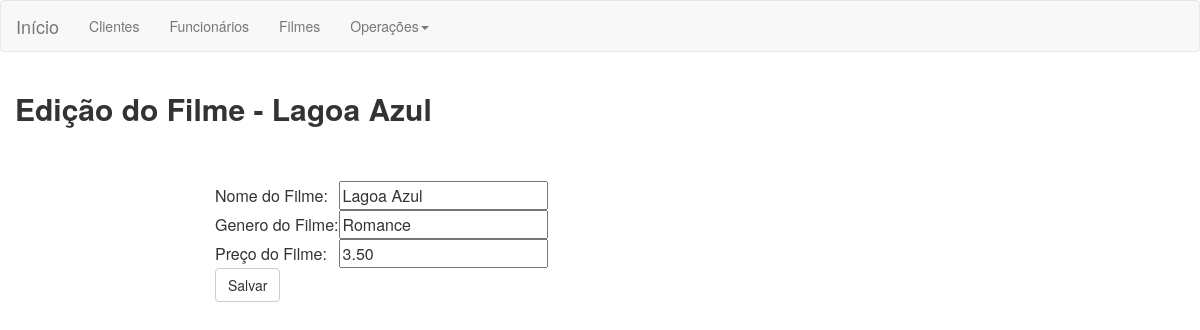
Page /views/edicao.filme.php?codFilme=1 on the committed database.
### tables this page shows
CREATE TABLE `filmes` (
  `cod_filme` int(11) NOT NULL,
  `nome` varchar(50) NOT NULL,
  `genero` varchar(50) NOT NULL,
  `status` int(10) NOT NULL,
  `preco` decimal(10,2) NOT NULL
);

### controllers/filme.controller.php (called while the page is built, shortened)
<?php
        if(isset($_GET['codFilme'])){
            $con = new ConexaoBD;
            $conexao = $con->ConnectBD();
            $cod = $_GET['codFilme'];
            try{
                $res = $conexao->query("SELECT * from filmes where cod_filme = $cod");
                $filme = $res->fetchAll()[0];
            } catch (PDOException $e) {
                echo "False";
            } finally{
                $conexao = null;
            }
        }
?>

### views/edicao.filme.php (the view, shortened to what this page needs)
<?php require_once('../controllers/filme.controller.php'); ?>
<html>
<head>
    <link rel="stylesheet" href="../resources/bootstrap/css/bootstrap.min.css" />
</head>
<body>
    <div>
        <?php require_once('menu.php'); ?>
    </div>
    <div class="container-fluid">
        <div class="row">
         <div class="col-sm-6"><h2><label> Edição do Filme - <?php echo $filme['nome']?></label></h2></div>
         <div class="col-sm-4"></div>
         <div class="col-sm-4"></div>
     </div>
     <div class="row">
        <div class="col-sm-2"></div>
        <div class="col-sm-8">
        </div>
        <div class="col-sm-2"></div>
    </div>
    <br>
    <div class="row">
        <div class="col-sm-2"></div>
        <div class="col-sm-8">
            <table class="table table-bordered table-condensed">
                <tbody>
                  <table>
                     <form action="filme.controller.php" method="POST">
                        <tr>
                            <td>Nome do Filme:</td>
                            <td><input value="<?php echo $filme['nome'] ?>" type="text" id="txtNome"></td>
                        </tr>
                        <tr>
                            <td>Genero do Filme:</td>
                            <td><input value="<?php echo $filme['genero'] ?>" type="text" id="txtGenero"></td>
                        </tr>
                        <tr>
                            <td>Preço do Filme:</td>
                            <td><input value="<?php echo $filme['preco'] ?>" type="number" id="txtPreco"></td>
                        </tr>
                    </table>
                    <button title='Salvar' class="pull-left btn btn-default" type="button" id="btnSalvar" onclick="salvarDados()">Salvar</button>
            </tbody>
        </table>
    </div>
    <div class="col-sm-2"></div>
</div>
</div>
</body>
</html>

### rows in the picture
filmes: nome "Lagoa Azul", genero "Romance", preco "3.50"
